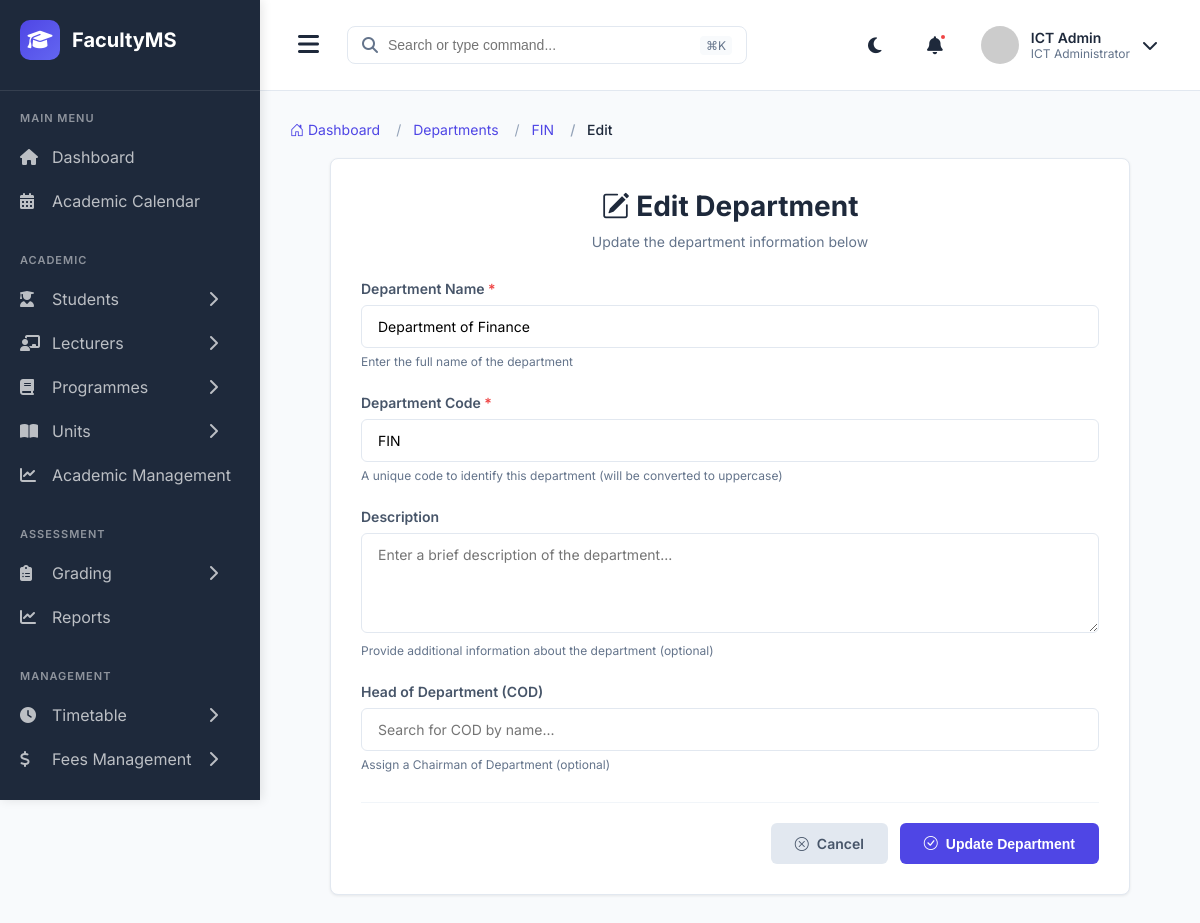
Page /departments/FIN/update/ (signed in) on the committed database.
### main_application/models.py (models this page shows, shortened)
class User(AbstractUser):
    USER_TYPES = (
        ('STUDENT', 'Student'),
        ('LECTURER', 'Lecturer'),
        ('COD', 'Chairman of Department'),
        ('DEAN', 'Dean'),
        ('ICT_ADMIN', 'ICT Administrator'),
    )
    user_type = models.CharField(max_length=20, choices=USER_TYPES)
    phone_number = models.CharField(max_length=15, blank=True, null=True)
    profile_picture = models.ImageField(upload_to='profiles/', blank=True, null=True)
    is_active_user = models.BooleanField(default=True)
    date_joined = models.DateTimeField(auto_now_add=True)
    class Meta:
        db_table = 'users'

class Department(models.Model):
    name = models.CharField(max_length=200)
    code = models.CharField(max_length=20, unique=True)
    description = models.TextField(blank=True)
    head_of_department = models.ForeignKey(User, on_delete=models.SET_NULL, null=True, blank=True,
                                           related_name='headed_departments', limit_choices_to={'user_type': 'COD'})
    created_at = models.DateTimeField(auto_now_add=True)
    class Meta:
        db_table = 'departments'
        ordering = ['name']

### main_application/views.py (the view, shortened to what this page needs)
# urls.py: path('departments/<str:code>/update/', views.department_update, name='department_update'),
@login_required
def department_update(request, code):
    department = get_object_or_404(Department, code=code)
    assigned_head_ids = Department.objects.exclude(
        head_of_department__isnull=True
    ).exclude(id=department.id).values_list('head_of_department_id', flat=True)
    available_cods = User.objects.filter(
        user_type='COD',
        is_active_user=True
    ).exclude(id__in=assigned_head_ids).order_by('first_name', 'last_name')
    context = {
        'department': department,
        'available_cods': available_cods,
        'is_update': True,
    }
    return render(request, 'department/department_form.html', context)

### templates/department/department_form.html (shortened to what this page needs)
{% extends 'admin_base.html' %}
{% block extra_css %}
<link rel="stylesheet" href="https://cdn.jsdelivr.net/npm/bootstrap-icons@1.10.0/font/bootstrap-icons.css">
{% endblock %}
{% block content %}
<nav aria-label="breadcrumb">
    <ol class="breadcrumb">
        <li class="breadcrumb-item"><a href="{% url 'admin_dashboard' %}"><i class="bi bi-house-door"></i> Dashboard</a></li>
        <li class="breadcrumb-item"><a href="{% url 'department_list' %}">Departments</a></li>
        {% if is_update %}
        <li class="breadcrumb-item"><a href="{% url 'department_detail' department.code %}">{{ department.code }}</a></li>
        <li class="breadcrumb-item active">Edit</li>
        {% else %}
        <li class="breadcrumb-item active">Create</li>
        {% endif %}
    </ol>
</nav>
<div class="section-container">
    <div class="form-header">
        <h2>
            <i class="bi bi-{% if is_update %}pencil-square{% else %}plus-circle{% endif %}"></i>
            {% if is_update %}Edit Department{% else %}Create New Department{% endif %}
        </h2>
        <p>{% if is_update %}Update the department information below{% else %}Fill in the details to create a new department{% endif %}</p>
    </div>
    <form method="post" id="departmentForm">
        <div class="form-group">
            <label for="name">
                Department Name <span class="required">*</span>
            </label>
            <input
                type="text"
                id="name"
                name="name"
                class="form-control"
                value="{% if is_update %}{{ department.name }}{% endif %}"
                placeholder="e.g., Department of Business Administration"
                required
            >
            <small class="form-text">Enter the full name of the department</small>
        </div>
        <div class="form-group">
            <label for="code">
                Department Code <span class="required">*</span>
            </label>
            <input
                type="text"
                id="code"
                name="code"
                class="form-control"
                value="{% if is_update %}{{ department.code }}{% endif %}"
                placeholder="e.g., DBA"
                style="text-transform: uppercase;"
                maxlength="20"
                required
            >
            <small class="form-text">A unique code to identify this department (will be converted to uppercase)</small>
        </div>
        <div class="form-group">
            <label for="description">
                Description
            </label>
            <textarea
                id="description"
                name="description"
                class="form-control"
                placeholder="Enter a brief description of the department..."
            >{% if is_update %}{{ department.description }}{% endif %}</textarea>
            <small class="form-text">Provide additional information about the department (optional)</small>
        </div>
        <div class="form-group">
            <label for="head_of_department_search">
                Head of Department (COD)
            </label>
            <div class="autocomplete-container">
                <input
                    type="text"
                    id="head_of_department_search"
                    class="form-control"
                    placeholder="Search for COD by name..."
                    autocomplete="off"
                >
            </div>
            <small class="form-text">Assign a Chairman of Department (optional)</small>
        </div>
        <div class="form-actions">
            <a href="{% if is_update %}{% url 'department_detail' department.code %}{% else %}{% url 'department_list' %}{% endif %}" class="btn btn-secondary">
                <i class="bi bi-x-circle"></i> Cancel
            </a>
            <button type="submit" class="btn btn-primary">
                <i class="bi bi-check-circle"></i> {% if is_update %}Update Department{% else %}Create Department{% endif %}
            </button>
        </div>
    </form>
</div>
{% endblock %}

### templates/admin_base.html (shortened to what this page needs)
{% load static %}
<!DOCTYPE html>
<html lang="en">
<head>
    <link rel="stylesheet" href="https://cdnjs.cloudflare.com/ajax/libs/font-awesome/6.4.0/css/all.min.css">
    {% block extra_css %}{% endblock %}
</head>
<body>
    <div class="sidebar" id="sidebar">
        <div class="sidebar-header">
            <div class="logo">
                <i class="fas fa-graduation-cap"></i>
            </div>
            <span class="logo-text">FacultyMS</span>
        </div>
        <div class="menu-section">
            <div class="menu-title">Main Menu</div>
            <a href="{% url 'admin_dashboard'%}" class="menu-item {% if request.resolver_match.url_name == 'admin_dashboard' %}active{% endif %}">
                <i class="fas fa-home"></i>
                <span>Dashboard</span>
            </a>
            <a href="{% url 'admin_academic_calendar'%}" class="menu-item {% if request.resolver_match.url_name == 'admin_academic_calendar' %}active{% endif %}">
                <i class="fas fa-calendar-alt"></i>
                <span>Academic Calendar</span>
            </a>
        </div>
        <div class="menu-section">
            <div class="menu-title">Academic</div>
            <div class="menu-item has-submenu {% if 'student' in request.resolver_match.url_name %}active{% endif %}" data-submenu="students">
                <i class="fas fa-user-graduate"></i>
                <span>Students</span>
                <i class="fas fa-chevron-right arrow"></i>
            </div>
            <div class="menu-item has-submenu {% if 'lecturer' in request.resolver_match.url_name %}active{% endif %}" data-submenu="lecturers">
                <i class="fas fa-chalkboard-teacher"></i>
                <span>Lecturers</span>
                <i class="fas fa-chevron-right arrow"></i>
            </div>
            <div class="menu-item has-submenu {% if 'programme' in request.resolver_match.url_name or 'departments' in request.resolver_match.url_name %}active{% endif %}" data-submenu="programmes">
                <i class="fas fa-book"></i>
                <span>Programmes</span>
                <i class="fas fa-chevron-right arrow"></i>
            </div>
            <div class="menu-item has-submenu {% if 'units' in request.resolver_match.url_name %}active{% endif %}" data-submenu="units">
                <i class="fas fa-book-open"></i>
                <span>Units</span>
                <i class="fas fa-chevron-right arrow"></i>
            </div>
             <a href="{% url 'academic_management'%}" class="menu-item {% if request.resolver_match.url_name == 'academic_management' %}active{% endif %}">
                <i class="fas fa-chart-line"></i>
                <span>Academic Management</span>
            </a>
        </div>
        <div class="menu-section">
            <div class="menu-title">Assessment</div>
            <div class="menu-item has-submenu {% if 'grading' in request.resolver_match.url_name or 'marks' in request.resolver_match.url_name or 'assessment' in request.resolver_match.url_name %}active{% endif %}" data-submenu="grading">
                <i class="fas fa-clipboard-list"></i>
                <span>Grading</span>
                <i class="fas fa-chevron-right arrow"></i>
            </div>
            <a href="{% url 'admin_reports'%}" class="menu-item {% if request.resolver_match.url_name == 'admin_reports' %}active{% endif %}">
                <i class="fas fa-chart-line"></i>
                <span>Reports</span>
            </a>
        </div>
        <div class="menu-section">
            <div class="menu-title">Management</div>
            <div class="menu-item has-submenu {% if 'timetable' in request.resolver_match.url_name or 'venues' in request.resolver_match.url_name %}active{% endif %}" data-submenu="timetable">
                <i class="fas fa-clock"></i>
                <span>Timetable</span>
                <i class="fas fa-chevron-right arrow"></i>
            </div>
            <div class="menu-item has-submenu {% if 'fees' in request.resolver_match.url_name %}active{% endif %}" data-submenu="fees">
                <i class="fas fa-dollar-sign"></i>
                <span>Fees Management</span>
                <i class="fas fa-chevron-right arrow"></i>
            </div>
        </div>
    </div>
    <div class="main-content" id="mainContent">
        <div class="header">
            <div class="header-left">
                <button class="menu-toggle" id="menuToggle">
                    <i class="fas fa-bars"></i>
                </button>
                <div class="search-bar">
                    <i class="fas fa-search"></i>
                    <input type="text" placeholder="Search or type command...">
                    <span class="shortcut">⌘K</span>
                </div>
            </div>
            <div class="header-right">
                <div class="header-icon">
                    <i class="fas fa-moon"></i>
                </div>
                <div class="header-icon notification-icon">
                    <i class="fas fa-bell"></i>
                    <span class="notification-badge"></span>
                </div>
                <div class="user-profile">
                    <img src="https://ui-avatars.com/api/?name=Admin+User&background=4F46E5&color=fff" alt="User" class="user-avatar">
                    <div class="user-info">
                        <span class="user-name">{{ user.get_full_name|default:"Admin User" }}</span>
                        <span class="user-role">{{ user.get_user_type_display|default:"Administrator" }}</span>
                    </div>
                    <i class="fas fa-chevron-down"></i>
                </div>
            </div>
        </div>
        <div class="content">
            {% block content %}{% endblock %}
        </div>
    </div>
</body>
</html>

### rows in the picture
User: get_full_name "ICT Admin", user_type "ICT Administrator"
Department: code "FIN", name "Department of Finance"
